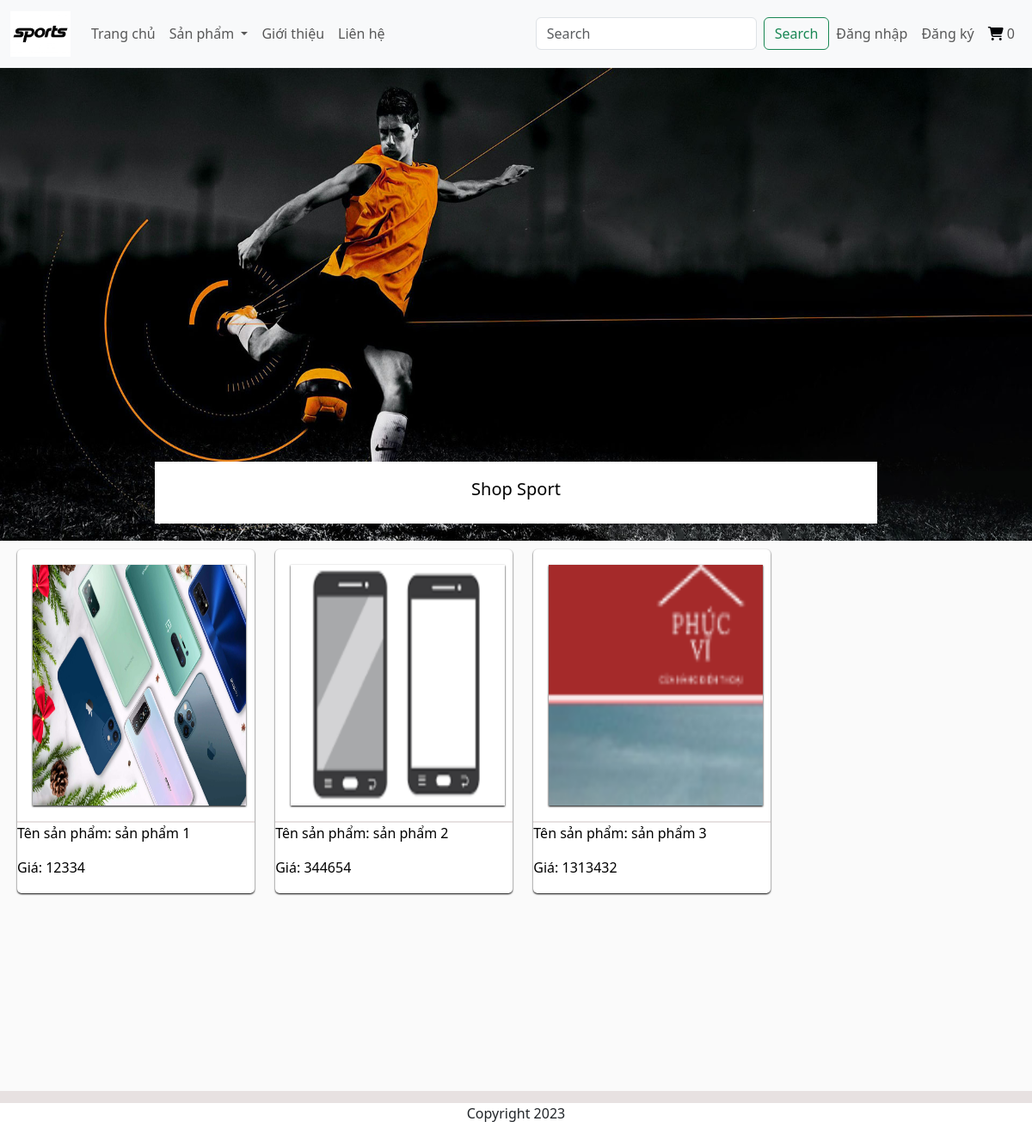
Before: / with the older database file.
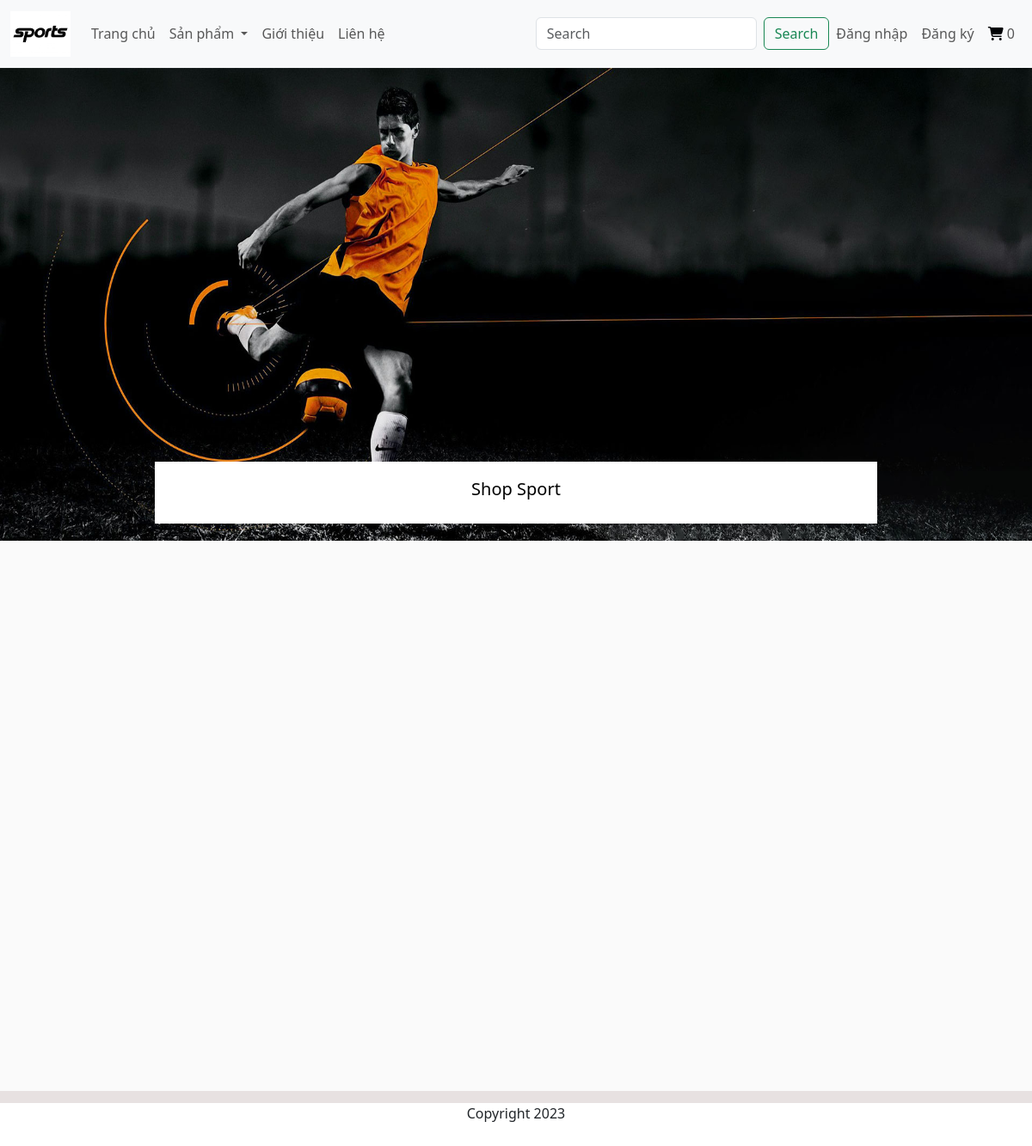
After: the same page with the newer database file.
### app/models.py (models this page shows, shortened)
class Product(models.Model):
    name = models.CharField(max_length=200, null=True, blank=False)
    description = models.TextField()
    price = models.DecimalField(max_digits=10, decimal_places=0)
    category = models.ManyToManyField(Category, related_name='Categories')
    image = models.ImageField(null=True,blank=True)

### app/views.py (the view)
# urls.py: path('', views.home, name="home"),
def home(request):
    if request.user.is_authenticated:
        customer = request.user
        order, created = Order.objects.get_or_create(customer=customer, complete = False)
        items = order.orderproduct_set.all()
        cartItems = order.get_cart_items
    else:
        items=[]
        order={'get_cart_items':0, 'get_cart_total':0}
        cartItems = order['get_cart_items']
    Products = Product.objects.all()
    context={'Products': Products, 'CartItems': cartItems}
    return render(request,'app/home.html',context)

### app/templates/app/home.html
{% extends "app/base.html" %}
{% load static %}
{% block main-content %}
{% for product in Products %}
    <div style="background-color:white; width:23%; height:400px; margin-left:20px; margin-top:10px;" class="item_product">
    <a href="{% url 'product_detail' product_id=product.id %}" class="a">
        <img src="{{product.image.url}}" style="margin:18px;" width="90%" height="70%" align="center" class="img_product"><br>
        <div class="border_product">
            <p>Tên sản phẩm: {{product.name}}</p>
            <p>Giá: {{product.price}}</p>
        </div>
    </a>
    </div>
{% endfor %}
{% endblock main-content %}
{% block banner %}
<div id="carouselExampleDark" class="carousel carousel-dark slide">
    <div class="carousel-inner">
      <div class="carousel-item active" data-bs-interval="10000">
        <img src="{% static "app/images/banner.jpg" %}" class="d-block w-100" alt="..." height="550px">
        <div class="carousel-caption d-none d-md-block" style="background-color: white;">
          <h5>Shop Sport</h5>
        </div>
      </div>
    </div>
  </div>
{% endblock banner %}

Changed rows visible on the page:
removed Product: image (picture), name "sản phẩm 1", price "12334"
removed Product: image (picture), name "sản phẩm 2", price "344654"
removed Product: image (picture), name "sản phẩm 3", price "1313432"
